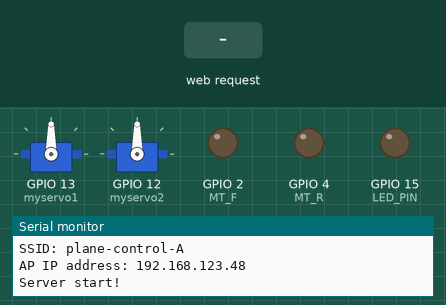
Recording of a program running on a simulated ESP32. On the bench: 2 × servo, output pins drawn as LEDs (lit = HIGH), the last lines printed to the serial monitor. Inputs (shaded band) come from the test bench. Storage starts empty.

Above: at 1.3 s.
1.4 s: HTTP request GET /right received
At 3.1 s:
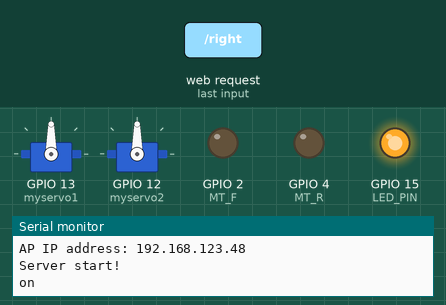
3.4 s: HTTP request GET /accel received
At 6.19 s:
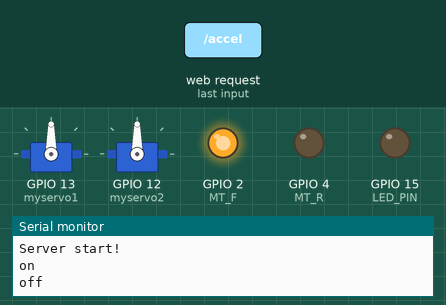
6.4 s: HTTP request GET /break received
At 7.6 s:
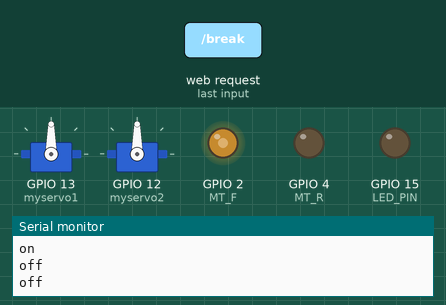
7.9 s: HTTP request GET /right received
At 9.3 s:
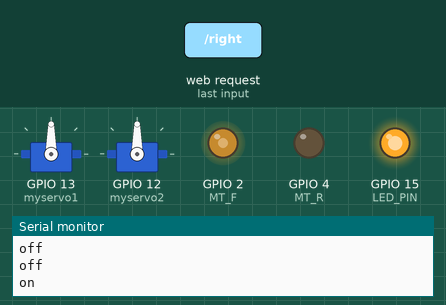
9.9 s: HTTP request GET /left received
At 10.8 s:
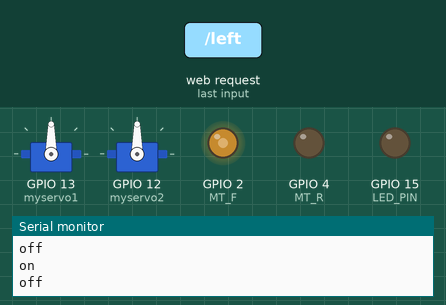
Timing chart, 0 to 12.9 s (numbered marks = the images above; inputs shaded):
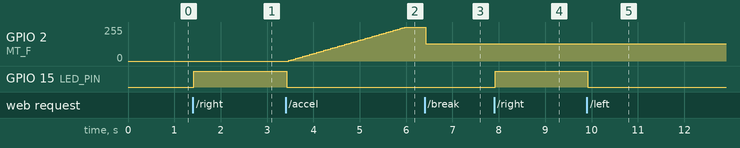

The program:

main.cpp
```cpp
#include <Arduino.h>
#include <WiFi.h>
#include <ESP32Servo.h>
#include "ESPAsyncWebServer.h"
#include "SPIFFS.h"
#define LED_PIN 15

Servo myservo1;
Servo myservo2;
const char *ssid = "plane-control-A";        //  *** 書き換え必要 ***
const char *password = "oit1105noplane"; //  *** 書き換え必要（8文字以上）***
const int MT_F = 02;
const int MT_R = 04;


const IPAddress ip(192, 168, 123, 48);
const IPAddress subnet(255, 255, 255, 0);
AsyncWebServer server(80); // ポート設定

void left_Servo()
{
  myservo1.attach(13);
  myservo2.attach(12);
  myservo1.write(90); // 初期化
  myservo2.write(90); // 初期化
  myservo1.write(120); // 左翼を上に
  myservo2.write(120); //右翼を下に
  delay(500);
  myservo1.write(90); // ホームポジション
  myservo2.write(90); // ホームポジション
  delay(500);
  myservo1.detach();
  myservo2.detach();

}

void right_Servo()
{
  myservo1.attach(13);
  myservo2.attach(12);
  myservo1.write(90); // 初期化
  myservo2.write(90); // 初期化
  myservo1.write(60); // 左翼を下に
  myservo2.write(60); //右翼を上に
  delay(500);
  myservo1.write(90); // ホームポジション
  myservo2.write(90); // ホームポジション
  delay(500);
  myservo1.detach();
  myservo2.detach();
}

void up_Servo()
{
  myservo1.attach(13);
  myservo2.attach(12);
  myservo1.write(90); // 初期化
  myservo2.write(90); // 初期化
  myservo1.write(120); // 左翼を上に
  myservo2.write(60); //右翼を上に
  delay(500);
  myservo1.write(90); // ホームポジション
  myservo2.write(90); // ホームポジション
  delay(500);
  myservo1.detach();
  myservo2.detach();
}

void accel_DC()
{
  int speed;

    analogWrite( MT_F, 0 );
    analogWrite( MT_R, 0 );

    speed = 0;
    while( speed <= 255 ){
        analogWrite( MT_F, speed );
        delay( 50 );
        speed = speed + 5;
    }
    while(speed==255){

    }


}

void break_DC()
{
  analogWrite( MT_F, 128 );
  analogWrite( MT_R, 0 );

    delay( 1000 );
}

void setup()
{
  Serial.begin(115200);
  pinMode(LED_PIN, OUTPUT);

  myservo1.attach(13);
  myservo2.attach(12, 500, 2400);
  pinMode( MT_F, OUTPUT );
  pinMode( MT_R, OUTPUT );
  // SPIFFSのセットアップ
  if (!SPIFFS.begin(true))
  {
    Serial.println("An Error has occurred while mounting SPIFFS");
    return;
  }

  WiFi.softAP(ssid, password);       // SSIDとパスの設定
  delay(100);                        // このdelayを入れないと失敗する場合がある
  WiFi.softAPConfig(ip, ip, subnet); // IPアドレス、ゲートウェイ、サブネットマスクの設定

  IPAddress myIP = WiFi.softAPIP(); // WiFi.softAPIP()でWiFi起動

  // 各種情報を表示
  Serial.print("SSID: ");
  Serial.println(ssid);
  Serial.print("AP IP address: ");
  Serial.println(myIP);

  // GETリクエストに対するハンドラーを登録
  // rootにアクセスされた時のレスポンス
  server.on(
      "/", HTTP_GET,
      [](AsyncWebServerRequest *request)
      {
        request->send(SPIFFS, "/index.html");
        myservo1.attach(13);
        myservo2.attach(12);
        myservo1.write(90);
        myservo2.write(90);

        delay(100);
        myservo1.detach();
        myservo2.detach();
      });
  server.on(
      "/right", HTTP_GET,
      [](AsyncWebServerRequest *request)
      {
        request->send(SPIFFS, "/index.html");
        digitalWrite(LED_PIN, HIGH);
        Serial.println("on");
        right_Servo();
      });
  // offにアクセスされた時のレスポンス
  server.on(
      "/left", HTTP_GET,
      [](AsyncWebServerRequest *request)
      {
        request->send(SPIFFS, "/index.html");
        digitalWrite(LED_PIN, LOW);
        Serial.println("off");
        left_Servo();
      });
  server.on(
      "/up", HTTP_GET,
      [](AsyncWebServerRequest *request)
      {
        request->send(SPIFFS, "/index.html");
        digitalWrite(LED_PIN, LOW);
        Serial.println("off");
        up_Servo();
      });
  server.on(
      "/accel", HTTP_GET,
      [](AsyncWebServerRequest *request)
      {
        request->send(SPIFFS, "/index.html");
        digitalWrite(LED_PIN, LOW);
        Serial.println("off");
        accel_DC();
      });
  server.on(
      "/break", HTTP_GET,
      [](AsyncWebServerRequest *request)
      {
        request->send(SPIFFS, "/index.html");
        digitalWrite(LED_PIN, LOW);
        Serial.println("off");
        break_DC();
      });
  server.onNotFound(
      [](AsyncWebServerRequest *request)
      {
        Serial.println("NOT FOUND: " + String(request->url()));
        request->send(404, "text/plain", "Not found");
      });

  // サーバースタート
  server.begin();

  Serial.println("Server start!");
}

void loop()
{
  // 何もしない
}
```

Measured:
- after the input at 1.4 s, GPIO 15 (LED_PIN): LOW → HIGH at once
- after the input at 3.4 s, GPIO 2 (MT_F): moves from 0/255 to 255/255 over 2.5 s, starting after 0.07 s; GPIO 15 (LED_PIN): HIGH → LOW at once
- after the input at 6.4 s, GPIO 2 (MT_F): 255/255 → 128/255 at once
- after the input at 7.9 s, GPIO 15 (LED_PIN): LOW → HIGH at once
- after the input at 9.9 s, GPIO 15 (LED_PIN): HIGH → LOW at once
